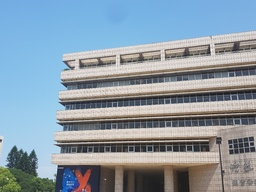
#> input picture test/library/h_s/m1.jpg, 256 x 192 px, shrunk from 1008 x 756 before the run
$ python HW2.py
#> lines starting #> are read from the running program, lines starting #| are printed output that depends on the picture
import cv2
import matplotlib.pyplot as plt
import numpy as np
import random
import math
import sys

def read_img(path):
    # opencv read image in BGR color space
#> called with path = 'test/library/h_s/m1.jpg'
    img = cv2.imread(path)
#> img is the input picture: shape (192, 256, 3); mean B, G, R 166.2, 153.6, 137.4
    img = cylindricalProjection(img)
    img_gray = cv2.cvtColor(img, cv2.COLOR_BGR2GRAY)
    return img, img_gray

# the dtype of img must be "uint8" to avoid the error of SIFT detector
def img_to_gray(img):
    if img.dtype != "uint8":
        print("The input image dtype is not uint8 , image type is : ",img.dtype)
        return
    img_gray = cv2.cvtColor(img, cv2.COLOR_BGR2GRAY)
    return img_gray

def cylindricalProjection(img) :
    rows = img.shape[0]
#> rows = 192
    cols = img.shape[1]
#> cols = 256

    #f = cols / (2 * math.tan(np.pi / 8))
    result = np.zeros_like(img)
    center_x = int(cols / 2)
#> center_x = 128
    center_y = int(rows / 2)
#> center_y = 96
    alpha = math.pi / 4
    f = cols / (2 * math.tan(alpha / 2))
#> f = 309
    for  y in range(rows):
        for x in range(cols):
            theta = math.atan((x- center_x )/ f)
            point_x = int(f * math.tan( (x-center_x) / f) + center_x)
            point_y = int( (y-center_y) / math.cos(theta) + center_y)

            if point_x >= cols or point_x < 0 or point_y >= rows or point_y < 0:
                pass
            else:
                result[y , x, :] = img[point_y , point_x ,:]
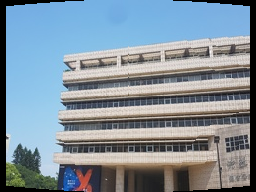
#> result: shape (192, 256, 3); mean B, G, R 155.2, 143.4, 128.4
#> call 2 of read_img, with path = 'test/library/h_s/m2.jpg'
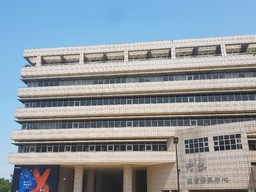
#> input picture test/library/h_s/m2.jpg, 256 x 192 px, shrunk from 1008 x 756 before the run
#> in read_img, img is the input picture: shape (192, 256, 3); mean B, G, R 160.6, 152.8, 142.7
#> after the loop in cylindricalProjection (call 2), `for  y in range(rows):`:
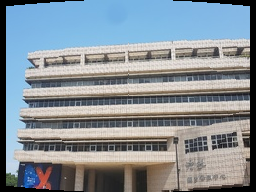
#> result: shape (192, 256, 3); mean B, G, R 150.2, 142.8, 133.3
#> in read_img (call 2), `img_gray = cv2.cvtColor(img, cv2.COLOR_BGR2GRAY)`:
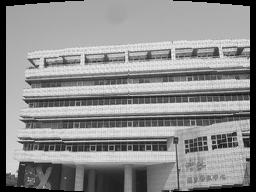
#> img_gray: shape (192, 256); min 0, max 249, mean 140.8
    return result

def creat_im_window(window_name,img):
    cv2.imshow(window_name,img)

def im_show():
    cv2.waitKey(0)
    cv2.destroyAllWindows()

def SIFT(img):
    SIFT_Detector = cv2.SIFT_create()
    kp, des = SIFT_Detector.detectAndCompute(img, None)
#> kp = 373 keypoints; strongest (x, y, size): (244, 82, 7.6), (244, 104, 8), (9, 158, 6.4), (244, 60, 8.3)
#> in SIFT_img_concate, `left_kp,left_des = SIFT(img_left_gray)`: left_kp has the same summary as kp in SIFT
#> in SIFT (call 2), `kp, des = SIFT_Detector.detectAndCompute(img, None)`: kp = 441 keypoints; strongest (x, y, size): (12, 168, 9), (245, 105, 7.7), (245, 83, 7.5), (244, 62, 7.7)
#> in SIFT_img_concate, `right_kp,right_des = SIFT(img_right_gray)`: right_kp has the same summary as kp in SIFT
    return kp, des

# [4 lines left out: function draw_SIFT, not called in this run]

def matcher(kp1, des1, kp2, des2, threshold):
    # BFMatcher with default params
#> called with threshold = 0.5
    bf = cv2.BFMatcher()
    matches = bf.knnMatch(des1,des2, k=2)
#> matches = 373 matches
    # Apply ratio test
    good = []
    for m,n in matches:
        if m.distance < threshold*n.distance:
            good.append([m])
#> after the loop, good = 59 matches
    matches = []
    for pair in good:
        matches.append(list(kp1[pair[0].queryIdx].pt + kp2[pair[0].trainIdx].pt))
#> this loop made 59 passes
#> after the loop, matches = 59 items, first 6: [11.89, 11.84, 11.91, 11.85], [11.89, 11.84, 11.91, 11.85], [62.08, 116.9, 24.32, 114], [62.57, 127, 23.96, 124.1], [64.3, 103.7, 26.57, 101.2], [64.94, 107.2, 27.33, 104.9]
#> in SIFT_img_concate, `matches = matcher(left_kp, left_des, right_kp, right_des, 0.5)`: matches = 59 rows, first 6: [11.89, 11.84, 11.91, 11.85], [11.89, 11.84, 11.91, 11.85], [62.08, 116.9, 24.32, 114], [62.57, 127, 23.96, 124.1], [64.3, 103.7, 26.57, 101.2], [64.94, 107.2, 27.33, 104.9]
    return np.array(matches)

# [40 lines left out: functions knnMatch, draw_matches, not called in this run]

def homography(pairs):
    # first way Ax = 0
    rows = []
    for i in range(len(pairs)):
        p1 = np.append(pairs[i][0:2], 1)
        p2 = np.append(pairs[i][2:4], 1)
        row1 = [0, 0, 0, p1[0], p1[1], p1[2], -p2[1]*p1[0], -p2[1]*p1[1], -p2[1]]
        row2 = [p1[0], p1[1], p1[2], 0, 0, 0, -p2[0]*p1[0], -p2[0]*p1[1], -p2[0]]
        rows.append(row1)
        rows.append(row2)
    rows = np.array(rows)

    # second way Ax = B
    B = np.zeros((8,1))
    A = np.zeros((8,8))
    for i in range(len(pairs)):
        p1 = np.append(pairs[i][0:2], 1)
        p2 = np.append(pairs[i][2:4], 1)
        A[i,:] = [p1[0],p1[1],1,0,0,0,-p1[0] * p2[0],-p1[1] * p2[0]]
        A[i+4,:] = [0,0,0,p1[0],p1[1],1,-p1[0] * p2[1],-p1[1] * p2[1]]
        B[i] = p2[0]
        B[i+4] = p2[1]

    # sloving Ax = B by pseudo inverse
    AI = np.linalg.pinv(A.T@A)
    H = AI @ A.T @ B
    temp = np.ones((9,1))
    temp[0:8] = H
    H = np.array(temp).reshape(3,3)
    # sloving A = h0 use svd
    # # V contain the eigen vectors of matrix A
    U, s, V = np.linalg.svd(rows)
    H = V[-1].reshape(3, 3)
    H = H/H[2, 2] # standardize to let w*H[2,2] = 1 to fit the format of homography matrix
    return H

def random_point(matches, k=4):
    idx = random.sample(range(len(matches)), k)
    point = []
    for i in idx:
        point.append(matches[i])
    return np.array(point)

def get_error(points, H):
    num = len(points)
    p1_arr = np.ones((num,3))
    p1_arr[:,0:2] = points[:,0:2]
    p2_arr = points[:,2:4]
    estimate_p2 = np.zeros((num, 2))
    for i in range(num):
        temp = np.dot(H, p1_arr[i])
        # set index 2 to 1 and slice the index 0, 1
        estimate_p2[i] = (temp/temp[2])[0:2]
    # Compute square error between estimation & ground truth
    errors = np.linalg.norm(p2_arr - estimate_p2 , axis=1) ** 2

    return errors

def RANSAC(matches, threshold, iters):
#> called with matches = array of shape (59, 4), threshold = 0.5, iters = 2000
    num_best_inliers = 0

    for i in range(iters):
        points = random_point(matches)
        H = homography(points)

        #  avoid dividing by zero
        if np.linalg.matrix_rank(H) < 3:
            continue

        errors = get_error(matches, H)
        idx = np.where(errors < threshold)[0]
        inliers = matches[idx]

        num_inliers = len(inliers)
        if num_inliers > num_best_inliers:
            best_inliers = inliers.copy()
            num_best_inliers = num_inliers
            best_H = H.copy()
#> this loop made 2000 passes
#> (num_inliers, num_best_inliers) on passes 1, 2, 48: (4, 4), (25, 25), (26, 26)
#> (num_inliers, num_best_inliers) on passes 337, 907: (30, 30), (31, 31)
#> after the loop, best_inliers = 31 rows, first 6: [62.08, 116.9, 24.32, 114], [62.57, 127, 23.96, 124.1], [64.3, 103.7, 26.57, 101.2], [64.94, 107.2, 27.33, 104.9], [65.57, 129.2, 27.18, 126.5], [66.33, 85.49, 29.55, 82.35]; num_best_inliers = 31

    print("inliers/matches: {}/{}".format(num_best_inliers, len(matches)))
#| inliers/matches: 31/59
#> in SIFT_img_concate, `inliers, H = RANSAC(matches, 0.5, 2000)`: inliers has the same summary as best_inliers in RANSAC; H = [[1.03, -0.0316, -35.83], [0.0372, 1.04, -6.57], [7.92e-05, 0.000173, 1]]
    return best_inliers, best_H

def stitch_img(img1, img2, H):
    print("stiching image ...")

    # Convert to double and normalize. Avoid noise.
    img1 = cv2.normalize(img1.astype('float'), None,
                            0.0, 1.0, cv2.NORM_MINMAX)
    # Convert to double and normalize.
    img2 = cv2.normalize(img2.astype('float'), None,
                            0.0, 1.0, cv2.NORM_MINMAX)

    # img1 image
    height1, width1, channel1 = img1.shape
#> height1 = 192; width1 = 256; channel1 = 3
    # 4 corners of image1 in homogenus coordinate
    corners = [[0, 0, 1], [width1, 0, 1], [width1, height1, 1], [0, height1, 1]]
    # calc the new corner after homography (Perspective Transformation)
    corners_new = []
    for corner in corners:
        corners_new.append(np.dot(H, corner))
#> after the loop, corners_new = [[-35.83, -6.57, 1], [227.9, 2.94, 1.02], [221.8, 202, 1.05], [-41.9, 192.5, 1.03]]
    # dimension : 3(x,y,s) x 4(4 corners)
    corners_new = np.array(corners_new).T
#> corners_new = [[-35.83, 227.9, 221.8, -41.9], [-6.57, 2.94, 202, 192.5], [1, 1.02, 1.05, 1.03]]
    # let the last coordinate is 1
    corners_new = corners_new[0:3,:]/corners_new[2,:].reshape(1,-1)
#> corners_new = [[-35.83, 223.3, 210.5, -40.55], [-6.57, 2.88, 191.8, 186.3], [1, 1, 1, 1]]
    # now I get the position on image2 of 4 corners from image 1
    # so I can find the most left-down point to know how big new imgae needing to append
    # because it stitchs the image on left and right , the result should be bigger
    # and the result of homograpy should contain minus position.
    # It's not necessary to make sure that the x_min , y_min aren't > 0
    x_min = min(min(corners_new[0]),0)
#> x_min = -40.55
    y_min = min(min(corners_new[1]),0)
#> y_min = -6.57

    # construct a translation matrix translate image 2 to right top and give some space to image 1
    A = np.array([[1, 0, -x_min], [0, 1, -y_min], [0, 0, 1]])
#> A = [[1, 0, 40.55], [0, 1, 6.57], [0, 0, 1]]
    # let translation matirx work on image2 space
    H = A @ H
#> H = [[1.03, -0.0246, 4.72], [0.0377, 1.04, 0], [7.92e-05, 0.000173, 1]]

    height2, width2, channel2 = img2.shape
#> height2 = 192; width2 = 256; channel2 = 3

    height_new = int(round(abs(y_min) + height2))
#> height_new = 199
    width_new = int(round(abs(x_min) + width2))
#> width_new = 297
    size = (width_new, height_new)
#> size = (297, 199)

    # let two image in same space and same size
    warped_l = cv2.warpPerspective(src=img1, M=H, dsize=size)
    warped_r = cv2.warpPerspective(src=img2, M=A, dsize=size)
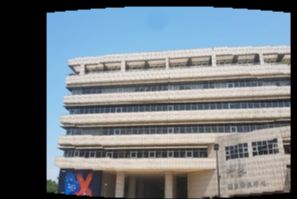
#> warped_r: shape (199, 297, 3) float64; mean of channels 0, 1, 2 0.496, 0.471, 0.44; drawn as B, G, R
    # [5 lines of commented-out code are left out]

    black = np.zeros(3)  # Black pixel.
#> black = [0, 0, 0]

    # blending parameter
    blending_l = math.floor(-x_min)
#> blending_l = 40
    blending_r = math.ceil(max(corners_new[0]) - x_min)
#> blending_r = 264
    blending_total_w = blending_r - blending_l
#> blending_total_w = 224

    # Stitching procedure, store results in warped_l.
    for i in range(warped_r.shape[0]):
        for j in range(warped_r.shape[1]):
            pixel_l = warped_l[i, j, :]
            pixel_r = warped_r[i, j, :]

            if not np.array_equal(pixel_l, black) and np.array_equal(pixel_r, black):
                warped_l[i, j, :] = pixel_l
            elif np.array_equal(pixel_l, black) and not np.array_equal(pixel_r, black):
                warped_l[i, j, :] = pixel_r
            # blending
            elif not np.array_equal(pixel_l, black) and not np.array_equal(pixel_r, black):
                weight = j - blending_l
                # blending
                warped_l[i, j, :] = (pixel_l * (blending_total_w - weight) + pixel_r * weight) / blending_total_w
                # average
                # warped_l[i, j, :] = (pixel_l + pixel_r ) / 2
            else:
                pass
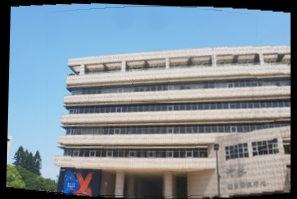
#> warped_l: shape (199, 297, 3) float64; mean of channels 0, 1, 2 0.595, 0.556, 0.501; drawn as B, G, R

    stitch_image = warped_l[:warped_r.shape[0], :warped_r.shape[1], :]
    return stitch_image


def SIFT_img_concate(img_left,img_left_gray,img_right,img_right_gray):
    left_kp,left_des = SIFT(img_left_gray)
    right_kp,right_des = SIFT(img_right_gray)
    # matches = knnMatch(left_kp,left_des,right_kp,right_des, 0.5)

    # for test using opencv macher is faster
    matches = matcher(left_kp, left_des, right_kp, right_des, 0.5)
    # draw_matches(matches,img_left_rgb,img_right_rgb)
    # exit()
    inliers, H = RANSAC(matches, 0.5, 2000)
    # H = cv2.findHomography(matches[:,0:2],matches[:,2:4])[0]
    # draw_matches(inliers,img_left_rgb,img_right_rgb)
    result = stitch_img(img_left, img_right, H)
    # convert the dtype from float to uint8
    result = (result * 255).astype("uint8")
#> result: shape (199, 297, 3)
    result_gray = img_to_gray(result)
#> in img_to_gray, `img_gray = cv2.cvtColor(img, cv2.COLOR_BGR2GRAY)`:
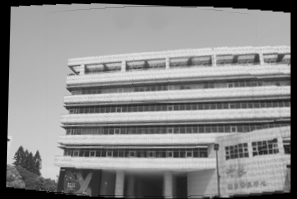
#> img_gray: shape (199, 297); min 0, max 229, mean 138.3
    return result, result_gray

if __name__ == '__main__':
    result , result_gray = read_img("test/library/h_s/m1.jpg")
    for i in range(2,3):
        img_path = "test/library/h_s/m{}.jpg".format(i)
        img , img_gray = read_img(img_path)
        result, result_gray =  SIFT_img_concate(result ,result_gray ,img ,img_gray)
    creat_im_window("Result",result)
    im_show()
    cv2.imwrite("result.jpg",result)
